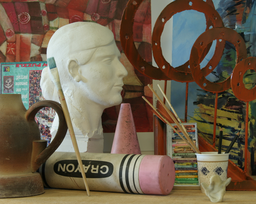
#> input picture ps2_python/input/pair1-L.png, 256 x 204 px, shrunk from 640 x 511 before the run
$ python ps2_2.py   (older library calls are emulated)
#> lines starting #> are read from the running program, lines starting #| are printed output that depends on the picture
### ps2_python/disparity_ssd.py
import cv2
import numpy as np
from matplotlib import pyplot as plt

def disparity_ssd(L, R, window_size=5, disparity_range=50):
    D = np.zeros(L.shape)
    for i in range(L.shape[0] - window_size):
        for j in range(L.shape[1] - window_size):
            patch = L[i : i + window_size, j : j + window_size]
            left_col = max(j - disparity_range // 2, 0)
            right_col = min(j + disparity_range // 2 - 1, R.shape[1])
            R_strip = R[i : i + window_size, left_col : right_col]
            mse = cv2.matchTemplate(R_strip, patch, cv2.TM_SQDIFF_NORMED)
            _, _, min_loc, _ = cv2.minMaxLoc(mse[0])
            dist = j - left_col - min_loc[1]
            D[i][j] = dist
    return D

### ps2_python/ps2_2.py
import numpy as np
import cv2
from disparity_ssd import *

def main():
    L = cv2.imread('input/pair1-L.png', cv2.IMREAD_GRAYSCALE)
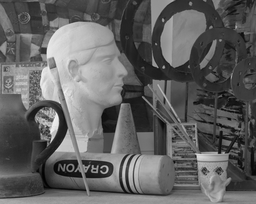
#> L: shape (204, 256); min 2, max 249, mean 97.4
    R = cv2.imread('input/pair1-R.png', cv2.IMREAD_GRAYSCALE)
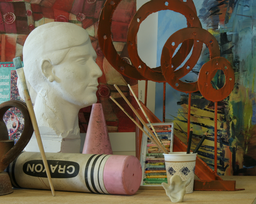
#> input picture ps2_python/input/pair1-R.png, 256 x 204 px, shrunk from 640 x 511 before the run
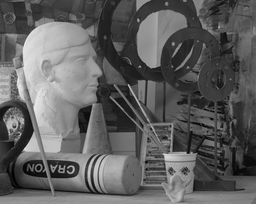
#> R: shape (204, 256); min 0, max 238, mean 94.9
    #L = cv2.pyrDown(L)
    #R = cv2.pyrDown(R)
    disparity_left = np.abs(disparity_ssd(L, R, window_size=15, disparity_range=200))
#> after the loop in disparity_ssd, `for i in range(L.shape[0] - window_size):`:
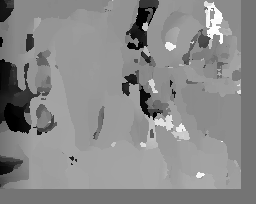
#> D: shape (204, 256) float64; min -84, max 100, mean 15.3; drawn with min black and max white
    disparity_right = np.abs(disparity_ssd(R, L, window_size=15, disparity_range=200))
#> call 2 of disparity_ssd, with window_size = 15, disparity_range = 200
#> after the loop in disparity_ssd (call 2), `for i in range(L.shape[0] - window_size):`:
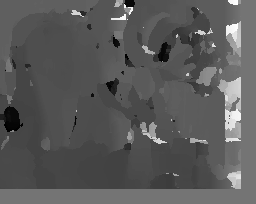
#> D: shape (204, 256) float64; min -84, max 100, mean -19; drawn with min black and max white

    disparity_left = cv2.normalize(disparity_left, disparity_left, alpha=0, beta=255, norm_type=cv2.NORM_MINMAX, dtype=cv2.CV_8U)
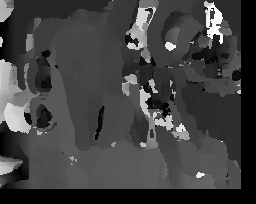
#> disparity_left: shape (204, 256); min 0, max 255, mean 64.9
    disparity_right = cv2.normalize(disparity_right, disparity_right, alpha=0, beta=255, norm_type=cv2.NORM_MINMAX, dtype=cv2.CV_8U)
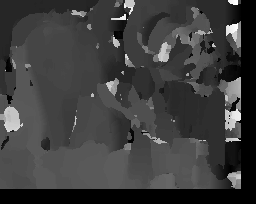
#> disparity_right: shape (204, 256); min 0, max 255, mean 61.6

    #disparity_left = cv2.pyrUp(disparity_left)
    #disparity_right = cv2.pyrUp(disparity_right)
    cv2.imwrite('output/ps2-2-a-1.png', disparity_left)
    cv2.imwrite('output/ps2-2-a-2.png', disparity_right)


if __name__ == '__main__':
    main()
